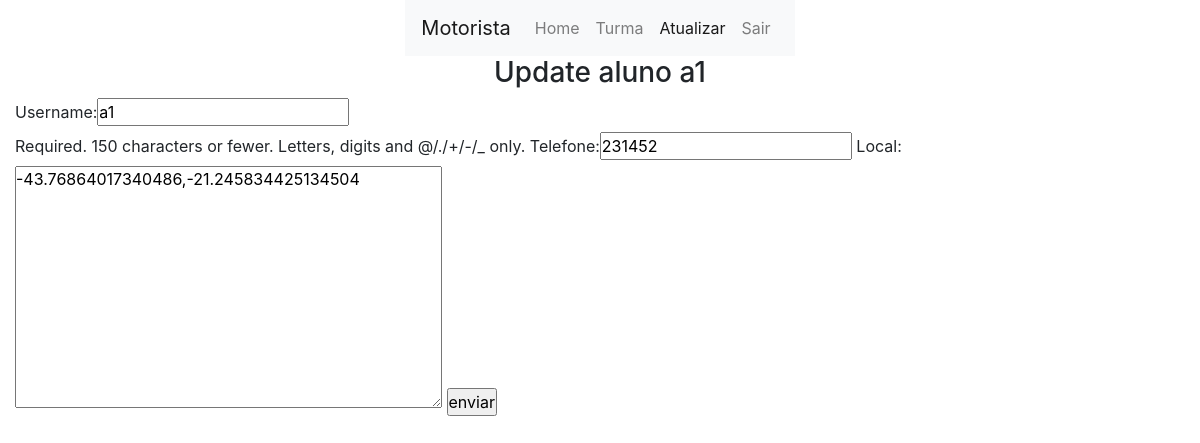
Page /core/aluno/update/13 (signed in) on the committed database.
### users/models.py (models this page shows)
class custom_user(AbstractUser):
    permissao = models.IntegerField(default=2)
    telefone = models.CharField(max_length=50,  default='1')
    local = LocationField(default=(0, 0), null=False, map_attrs={
        "style": "mapbox://styles/mapbox/outdoors-v11",
        "zoom": 13,
        "center": [17.031645, 51.106715],
        "cursor_style": 'pointer',
        "marker_color": "red",
        "rotate": False,
        "geocoder": True,
        "fullscreen_button": True,
        "navigation_buttons": True,
        "track_location_button": True,
        "readonly": True,
        "placeholder": "Pick a location on map below",
    })
    data_nascimento = models.DateField(
        auto_now=False, auto_now_add=False, null=False, blank=False, default=timezone.now())

### core/views.py (the view)
# urls.py: path('aluno/update/<int:id>', core_aluno_atualizar,
def core_aluno_atualizar(request, id):
    if not request.user.is_authenticated:
        return redirect(user_login)
    usuario = custom_user.objects.get(id=id)
    if request.method == "POST":
        form = UsuarioUpdate(request.POST, instance=usuario)
        if form.is_valid():
            form.save()
        return redirect('core_aluno_home')
    form = UsuarioUpdate(instance=usuario)
    c = {
        'form': form,
        'usuario': usuario,
    }
    return render(request, 'core/aluno/aluno_update.html', c)

### core/forms.py
class UsuarioUpdate(ModelForm):
    class Meta:
        model = custom_user
        fields = ['username', 'telefone', 'local']

### core/templates/core/aluno/aluno_update.html (shortened to what this page needs)
{% extends 'base.html' %}
{% block conteudo %}
    {% load bootstrap %}
    {% load mapbox_location_field_tags %}
    <div class="row">
        <div class="col justify-content-center d-flex">
            {% include 'menu.html' with ativo='update' %}
        </div>
    </div>
    <div class="row">
        <div class="col justify-content-center d-flex">
            <h3>Update aluno {{usuario.username}}</h3>
        </div>
    </div>
    <div class="row">
        <div class="col justify-content-center d-flex">
            <form action="" method="post">
                {{form | bootstrap}}
                <input type="submit" value="enviar">
            </form>
        </div>
    </div>
{% endblock conteudo %}

### statics/css/base.css (style rules this page uses)
* { margin: 0px; padding: 0px; }

### rows in the picture
custom_user: username "a1", telefone "231452", local "-43.76864017340486,-21.245834425134504"
